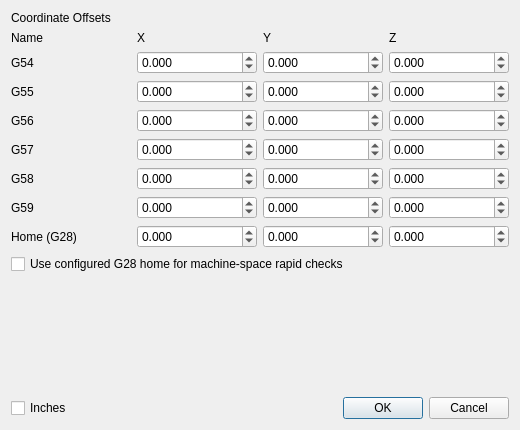
<?xml version="1.0" encoding="UTF-8"?>
<ui version="4.0">
 <class>WcsDlg</class>
 <widget class="QDialog" name="WcsDlg">
  <property name="geometry">
   <rect><x>0</x><y>0</y><width>520</width><height>430</height></rect>
  </property>
  <property name="minimumSize">
   <size><width>520</width><height>430</height></size>
  </property>
  <property name="windowTitle"><string>WCS</string></property>
  <layout class="QVBoxLayout" name="verticalLayout">
   <item><widget class="QLabel" name="titleLabel"><property name="text"><string>Coordinate Offsets</string></property></widget></item>
   <item>
    <layout class="QGridLayout" name="gridLayout">
     <item row="0" column="0"><widget class="QLabel" name="nameHeader"><property name="text"><string>Name</string></property></widget></item>
     <item row="0" column="1"><widget class="QLabel" name="xHeader"><property name="text"><string>X</string></property></widget></item>
     <item row="0" column="2"><widget class="QLabel" name="yHeader"><property name="text"><string>Y</string></property></widget></item>
     <item row="0" column="3"><widget class="QLabel" name="zHeader"><property name="text"><string>Z</string></property></widget></item>
     <item row="1" column="0"><widget class="QLabel" name="g54Label"><property name="text"><string>G54</string></property></widget></item>
     <item row="1" column="1">
      <widget class="QDoubleSpinBox" name="g54X">
       <property name="decimals"><number>3</number></property>
       <property name="minimum"><double>-999999.999000000010710</double></property>
       <property name="maximum"><double>999999.999000000010710</double></property>
       <property name="singleStep"><double>0.001000000000000</double></property>
      </widget>
     </item>
     <item row="1" column="2">
      <widget class="QDoubleSpinBox" name="g54Y">
       <property name="decimals"><number>3</number></property>
       <property name="minimum"><double>-999999.999000000010710</double></property>
       <property name="maximum"><double>999999.999000000010710</double></property>
       <property name="singleStep"><double>0.001000000000000</double></property>
      </widget>
     </item>
     <item row="1" column="3">
      <widget class="QDoubleSpinBox" name="g54Z">
       <property name="decimals"><number>3</number></property>
       <property name="minimum"><double>-999999.999000000010710</double></property>
       <property name="maximum"><double>999999.999000000010710</double></property>
       <property name="singleStep"><double>0.001000000000000</double></property>
      </widget>
     </item>
     <item row="2" column="0"><widget class="QLabel" name="g55Label"><property name="text"><string>G55</string></property></widget></item>
     <item row="2" column="1">
      <widget class="QDoubleSpinBox" name="g55X">
       <property name="decimals"><number>3</number></property>
       <property name="minimum"><double>-999999.999000000010710</double></property>
       <property name="maximum"><double>999999.999000000010710</double></property>
       <property name="singleStep"><double>0.001000000000000</double></property>
      </widget>
     </item>
     <item row="2" column="2">
      <widget class="QDoubleSpinBox" name="g55Y">
       <property name="decimals"><number>3</number></property>
       <property name="minimum"><double>-999999.999000000010710</double></property>
       <property name="maximum"><double>999999.999000000010710</double></property>
       <property name="singleStep"><double>0.001000000000000</double></property>
      </widget>
     </item>
     <item row="2" column="3">
      <widget class="QDoubleSpinBox" name="g55Z">
       <property name="decimals"><number>3</number></property>
       <property name="minimum"><double>-999999.999000000010710</double></property>
       <property name="maximum"><double>999999.999000000010710</double></property>
       <property name="singleStep"><double>0.001000000000000</double></property>
      </widget>
     </item>
     <item row="3" column="0"><widget class="QLabel" name="g56Label"><property name="text"><string>G56</string></property></widget></item>
     <item row="3" column="1">
      <widget class="QDoubleSpinBox" name="g56X">
       <property name="decimals"><number>3</number></property>
       <property name="minimum"><double>-999999.999000000010710</double></property>
       <property name="maximum"><double>999999.999000000010710</double></property>
       <property name="singleStep"><double>0.001000000000000</double></property>
      </widget>
     </item>
     <item row="3" column="2">
      <widget class="QDoubleSpinBox" name="g56Y">
       <property name="decimals"><number>3</number></property>
       <property name="minimum"><double>-999999.999000000010710</double></property>
       <property name="maximum"><double>999999.999000000010710</double></property>
       <property name="singleStep"><double>0.001000000000000</double></property>
      </widget>
     </item>
     <item row="3" column="3">
      <widget class="QDoubleSpinBox" name="g56Z">
       <property name="decimals"><number>3</number></property>
       <property name="minimum"><double>-999999.999000000010710</double></property>
       <property name="maximum"><double>999999.999000000010710</double></property>
       <property name="singleStep"><double>0.001000000000000</double></property>
      </widget>
     </item>
     <item row="4" column="0"><widget class="QLabel" name="g57Label"><property name="text"><string>G57</string></property></widget></item>
     <item row="4" column="1">
      <widget class="QDoubleSpinBox" name="g57X">
       <property name="decimals"><number>3</number></property>
       <property name="minimum"><double>-999999.999000000010710</double></property>
       <property name="maximum"><double>999999.999000000010710</double></property>
       <property name="singleStep"><double>0.001000000000000</double></property>
      </widget>
     </item>
     <item row="4" column="2">
      <widget class="QDoubleSpinBox" name="g57Y">
       <property name="decimals"><number>3</number></property>
       <property name="minimum"><double>-999999.999000000010710</double></property>
       <property name="maximum"><double>999999.999000000010710</double></property>
       <property name="singleStep"><double>0.001000000000000</double></property>
      </widget>
     </item>
     <item row="4" column="3">
      <widget class="QDoubleSpinBox" name="g57Z">
       <property name="decimals"><number>3</number></property>
       <property name="minimum"><double>-999999.999000000010710</double></property>
       <property name="maximum"><double>999999.999000000010710</double></property>
       <property name="singleStep"><double>0.001000000000000</double></property>
      </widget>
     </item>
     <item row="5" column="0"><widget class="QLabel" name="g58Label"><property name="text"><string>G58</string></property></widget></item>
     <item row="5" column="1">
      <widget class="QDoubleSpinBox" name="g58X">
       <property name="decimals"><number>3</number></property>
       <property name="minimum"><double>-999999.999000000010710</double></property>
       <property name="maximum"><double>999999.999000000010710</double></property>
       <property name="singleStep"><double>0.001000000000000</double></property>
      </widget>
     </item>
     <item row="5" column="2">
      <widget class="QDoubleSpinBox" name="g58Y">
       <property name="decimals"><number>3</number></property>
       <property name="minimum"><double>-999999.999000000010710</double></property>
       <property name="maximum"><double>999999.999000000010710</double></property>
       <property name="singleStep"><double>0.001000000000000</double></property>
      </widget>
     </item>
     <item row="5" column="3">
      <widget class="QDoubleSpinBox" name="g58Z">
       <property name="decimals"><number>3</number></property>
       <property name="minimum"><double>-999999.999000000010710</double></property>
       <property name="maximum"><double>999999.999000000010710</double></property>
       <property name="singleStep"><double>0.001000000000000</double></property>
      </widget>
     </item>
     <item row="6" column="0"><widget class="QLabel" name="g59Label"><property name="text"><string>G59</string></property></widget></item>
     <item row="6" column="1">
      <widget class="QDoubleSpinBox" name="g59X">
       <property name="decimals"><number>3</number></property>
       <property name="minimum"><double>-999999.999000000010710</double></property>
       <property name="maximum"><double>999999.999000000010710</double></property>
       <property name="singleStep"><double>0.001000000000000</double></property>
      </widget>
     </item>
     <item row="6" column="2">
      <widget class="QDoubleSpinBox" name="g59Y">
       <property name="decimals"><number>3</number></property>
       <property name="minimum"><double>-999999.999000000010710</double></property>
       <property name="maximum"><double>999999.999000000010710</double></property>
       <property name="singleStep"><double>0.001000000000000</double></property>
      </widget>
     </item>
     <item row="6" column="3">
      <widget class="QDoubleSpinBox" name="g59Z">
       <property name="decimals"><number>3</number></property>
       <property name="minimum"><double>-999999.999000000010710</double></property>
       <property name="maximum"><double>999999.999000000010710</double></property>
       <property name="singleStep"><double>0.001000000000000</double></property>
      </widget>
     </item>
     <item row="7" column="0"><widget class="QLabel" name="homeLabel"><property name="text"><string>Home (G28)</string></property></widget></item>
     <item row="7" column="1">
      <widget class="QDoubleSpinBox" name="homeX">
       <property name="decimals"><number>3</number></property>
       <property name="minimum"><double>-999999.999000000010710</double></property>
       <property name="maximum"><double>999999.999000000010710</double></property>
       <property name="singleStep"><double>0.001000000000000</double></property>
      </widget>
     </item>
     <item row="7" column="2">
      <widget class="QDoubleSpinBox" name="homeY">
       <property name="decimals"><number>3</number></property>
       <property name="minimum"><double>-999999.999000000010710</double></property>
       <property name="maximum"><double>999999.999000000010710</double></property>
       <property name="singleStep"><double>0.001000000000000</double></property>
      </widget>
     </item>
     <item row="7" column="3">
      <widget class="QDoubleSpinBox" name="homeZ">
       <property name="decimals"><number>3</number></property>
       <property name="minimum"><double>-999999.999000000010710</double></property>
       <property name="maximum"><double>999999.999000000010710</double></property>
       <property name="singleStep"><double>0.001000000000000</double></property>
      </widget>
     </item>
    </layout>
   </item>
   <item>
    <widget class="QCheckBox" name="homeConfiguredCheck">
     <property name="text"><string>Use configured G28 home for machine-space rapid checks</string></property>
    </widget>
   </item>
   <item>
    <spacer name="verticalSpacer">
     <property name="orientation"><enum>Qt::Orientation::Vertical</enum></property>
     <property name="sizeHint" stdset="0"><size><width>20</width><height>40</height></size></property>
    </spacer>
   </item>
   <item>
    <layout class="QHBoxLayout" name="buttonLayout">
     <item><widget class="QCheckBox" name="inchesCheck"><property name="text"><string>Inches</string></property></widget></item>
     <item><spacer name="buttonSpacer"><property name="orientation"><enum>Qt::Orientation::Horizontal</enum></property><property name="sizeHint" stdset="0"><size><width>40</width><height>20</height></size></property></spacer></item>
     <item><widget class="QDialogButtonBox" name="buttonBox"><property name="orientation"><enum>Qt::Orientation::Horizontal</enum></property><property name="standardButtons"><set>QDialogButtonBox::StandardButton::Cancel|QDialogButtonBox::StandardButton::Ok</set></property></widget></item>
    </layout>
   </item>
  </layout>
 </widget>
 <resources/>
 <connections>
  <connection><sender>buttonBox</sender><signal>accepted()</signal><receiver>WcsDlg</receiver><slot>accept()</slot></connection>
  <connection><sender>buttonBox</sender><signal>rejected()</signal><receiver>WcsDlg</receiver><slot>reject()</slot></connection>
 </connections>
</ui>
